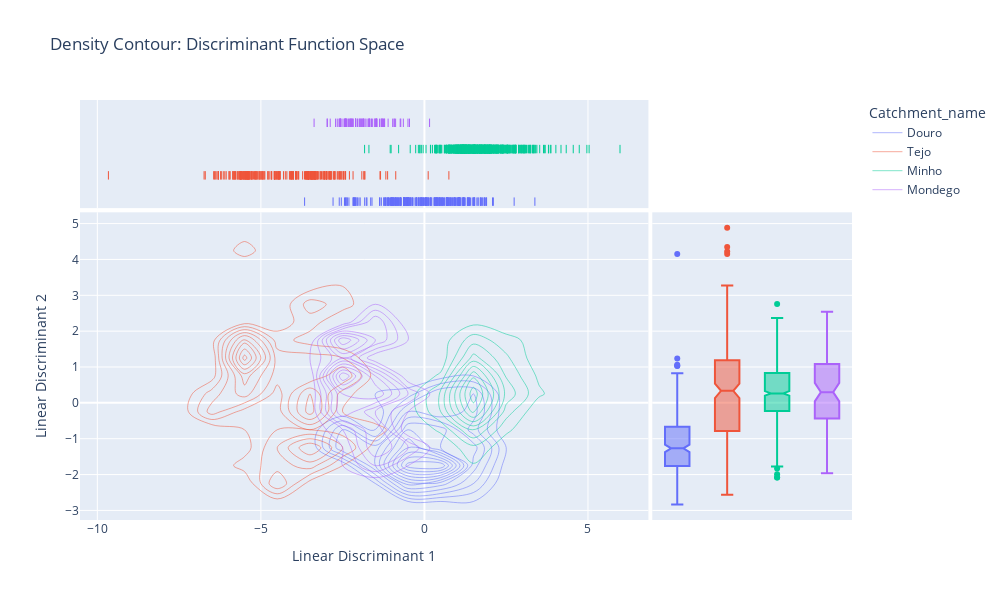

This figure's notebook cell:
### Markdown cell above
##### based on the exemples given by the professor

### Code cell
fig_density_contour = px.density_contour(
    lda_df, 
    x='LD1', 
    y='LD2', 
    color='Catchment_name', 
    title='Density Contour: Discriminant Function Space',
    labels={'LD1': 'Linear Discriminant 1', 'LD2': 'Linear Discriminant 2'},
    width=1000, 
    height=600,
    marginal_y='box', 
    marginal_x='rug'
)

fig_density_contour.show()

### Figure 1 — Plotly figure (JSON) as saved in the notebook; plotly's stock layout.template omitted (floating-point values rounded to 4 significant figures; data arrays with more than 128 entries replaced by an {"elided": "..."} marker saying what was removed)
{"data": [{"contours": {"coloring": "none"}, "hovertemplate": "Catchment_name=Douro<br>Linear Discriminant 1=%{x}<br>Linear Discriminant 2=%{y}<br>count=%{z}<extra></extra>", "legendgroup": "Douro", "line": {"color": "#636efa"}, "name": "Douro", "showlegend": true, "type": "histogram2dcontour", "x": {"elided": "272 float values"}, "xaxis": "x", "xbingroup": "x", "y": {"elided": "272 float values"}, "yaxis": "y", "ybingroup": "y"}, {"alignmentgroup": "True", "boxpoints": "all", "fillcolor": "rgba(255,255,255,0)", "hoveron": "points", "hovertemplate": "Catchment_name=Douro<br>Linear Discriminant 1=%{x}<extra></extra>", "jitter": 0, "legendgroup": "Douro", "line": {"color": "rgba(255,255,255,0)"}, "marker": {"color": "#636efa", "symbol": "line-ns-open"}, "name": "Douro", "offsetgroup": "Douro", "showlegend": false, "type": "box", "x": {"elided": "272 float values"}, "xaxis": "x3", "yaxis": "y3"}, {"alignmentgroup": "True", "hovertemplate": "Catchment_name=Douro<br>Linear Discriminant 2=%{y}<extra></extra>", "legendgroup": "Douro", "line": {"color": "#636efa"}, "marker": {"color": "#636efa"}, "name": "Douro", "notched": true, "offsetgroup": "Douro", "showlegend": false, "type": "box", "xaxis": "x2", "y": {"elided": "272 float values"}, "yaxis": "y2"}, {"contours": {"coloring": "none"}, "hovertemplate": "Catchment_name=Tejo<br>Linear Discriminant 1=%{x}<br>Linear Discriminant 2=%{y}<br>count=%{z}<extra></extra>", "legendgroup": "Tejo", "line": {"color": "#EF553B"}, "name": "Tejo", "showlegend": true, "type": "histogram2dcontour", "x": {"elided": "235 float values"}, "xaxis": "x", "xbingroup": "x", "y": {"elided": "235 float values"}, "yaxis": "y", "ybingroup": "y"}, {"alignmentgroup": "True", "boxpoints": "all", "fillcolor": "rgba(255,255,255,0)", "hoveron": "points", "hovertemplate": "Catchment_name=Tejo<br>Linear Discriminant 1=%{x}<extra></extra>", "jitter": 0, "legendgroup": "Tejo", "line": {"color": "rgba(255,255,255,0)"}, "marker": {"color": "#EF553B", "symbol": "line-ns-open"}, "name": "Tejo", "offsetgroup": "Tejo", "showlegend": false, "type": "box", "x": {"elided": "235 float values"}, "xaxis": "x3", "yaxis": "y3"}, {"alignmentgroup": "True", "hovertemplate": "Catchment_name=Tejo<br>Linear Discriminant 2=%{y}<extra></extra>", "legendgroup": "Tejo", "line": {"color": "#EF553B"}, "marker": {"color": "#EF553B"}, "name": "Tejo", "notched": true, "offsetgroup": "Tejo", "showlegend": false, "type": "box", "xaxis": "x2", "y": {"elided": "235 float values"}, "yaxis": "y2"}, {"contours": {"coloring": "none"}, "hovertemplate": "Catchment_name=Minho<br>Linear Discriminant 1=%{x}<br>Linear Discriminant 2=%{y}<br>count=%{z}<extra></extra>", "legendgroup": "Minho", "line": {"color": "#00cc96"}, "name": "Minho", "showlegend": true, "type": "histogram2dcontour", "x": {"elided": "699 float values"}, "xaxis": "x", "xbingroup": "x", "y": {"elided": "699 float values"}, "yaxis": "y", "ybingroup": "y"}, {"alignmentgroup": "True", "boxpoints": "all", "fillcolor": "rgba(255,255,255,0)", "hoveron": "points", "hovertemplate": "Catchment_name=Minho<br>Linear Discriminant 1=%{x}<extra></extra>", "jitter": 0, "legendgroup": "Minho", "line": {"color": "rgba(255,255,255,0)"}, "marker": {"color": "#00cc96", "symbol": "line-ns-open"}, "name": "Minho", "offsetgroup": "Minho", "showlegend": false, "type": "box", "x": {"elided": "699 float values"}, "xaxis": "x3", "yaxis": "y3"}, {"alignmentgroup": "True", "hovertemplate": "Catchment_name=Minho<br>Linear Discriminant 2=%{y}<extra></extra>", "legendgroup": "Minho", "line": {"color": "#00cc96"}, "marker": {"color": "#00cc96"}, "name": "Minho", "notched": true, "offsetgroup": "Minho", "showlegend": false, "type": "box", "xaxis": "x2", "y": {"elided": "699 float values"}, "yaxis": "y2"}, {"contours": {"coloring": "none"}, "hovertemplate": "Catchment_name=Mondego<br>Linear Discriminant 1=%{x}<br>Linear Discriminant 2=%{y}<br>count=%{z}<extra></extra>", "legendgroup": "Mondego", "line": {"color": "#ab63fa"}, "name": "Mondego", "showlegend": true, "type": "histogram2dcontour", "x": [-2.717, -1.683, -1.583, -2.093, -1.931, -1.682, -0.881, -1.226, -2.399, -1.978, -1.449, -1.821, -2.88, -2.572, -2.365, -1.511, -2.282, -2.438, -2.224, -2.387, -2.415, -2.968, -1.374, -1.326, -1.634, -2.665, -2.585, -0.6448, -1.302, 0.1573, -0.927, -2.106, -1.507, -1.478, -1.249, -2.439, -1.687, -1.862, -2.195, -2.393, -0.7403, -2.301, -1.514, -1.702, -1.975, -2.108, -2.042, -3.373, -1.785, -1.3, -1.88, -2.611, -2.324, -2.577, -0.9705, -2.213, -2.489, -2.036, -2.586, -2.975, -2.107, -1.861, -1.272, -0.9212, -1.29, -1.216, -2.549, -2.256, -1.468, -2.561, -2.255, -0.7224, -1.468, -2.241, -0.4563, -1.11, -2.416, -1.458, -2.418, -1.884, -1.726, -0.503, -1.961, -2.175, -1.916, -1.617], "xaxis": "x", "xbingroup": "x", "y": [-0.1279, 0.2755, -0.8104, -1.529, -1.209, -1.279, -1.482, -1.537, 1.859, 1.657, 1.942, 1.573, 0.7425, 0.2742, 1.899, 0.7257, 1.556, 1.773, 1.804, 1.509, 0.6273, 1.085, 0.08811, 0.1447, -0.5263, 0.4566, -0.6101, 1.873, 0.8665, 0.587, -1.961, -1.114, -0.7227, -0.8021, 0.09595, 0.76, 1.814, 0.8297, 1.247, 0.7799, 0.2259, 0.9837, 2.543, 2.469, 2.301, 1.599, 1.087, 1.43, 0.04836, -1.053, -1.199, -0.3777, 0.2276, 0.1898, -1.172, -0.318, 1.059, 0.5859, 0.9477, 0.8477, 0.1578, -0.1651, -1.221, -1.123, -1.509, -1.646, 0.4094, -0.1109, -0.03052, 0.8365, 0.5725, 0.4732, -0.03052, -0.4332, 0.323, 0.8197, -0.8054, -0.7464, -0.3731, 0.07425, 0.1449, -0.004499, 0.5613, 1.995, 2.097, 2.298], "yaxis": "y", "ybingroup": "y"}, {"alignmentgroup": "True", "boxpoints": "all", "fillcolor": "rgba(255,255,255,0)", "hoveron": "points", "hovertemplate": "Catchment_name=Mondego<br>Linear Discriminant 1=%{x}<extra></extra>", "jitter": 0, "legendgroup": "Mondego", "line": {"color": "rgba(255,255,255,0)"}, "marker": {"color": "#ab63fa", "symbol": "line-ns-open"}, "name": "Mondego", "offsetgroup": "Mondego", "showlegend": false, "type": "box", "x": [-2.717, -1.683, -1.583, -2.093, -1.931, -1.682, -0.881, -1.226, -2.399, -1.978, -1.449, -1.821, -2.88, -2.572, -2.365, -1.511, -2.282, -2.438, -2.224, -2.387, -2.415, -2.968, -1.374, -1.326, -1.634, -2.665, -2.585, -0.6448, -1.302, 0.1573, -0.927, -2.106, -1.507, -1.478, -1.249, -2.439, -1.687, -1.862, -2.195, -2.393, -0.7403, -2.301, -1.514, -1.702, -1.975, -2.108, -2.042, -3.373, -1.785, -1.3, -1.88, -2.611, -2.324, -2.577, -0.9705, -2.213, -2.489, -2.036, -2.586, -2.975, -2.107, -1.861, -1.272, -0.9212, -1.29, -1.216, -2.549, -2.256, -1.468, -2.561, -2.255, -0.7224, -1.468, -2.241, -0.4563, -1.11, -2.416, -1.458, -2.418, -1.884, -1.726, -0.503, -1.961, -2.175, -1.916, -1.617], "xaxis": "x3", "yaxis": "y3"}, {"alignmentgroup": "True", "hovertemplate": "Catchment_name=Mondego<br>Linear Discriminant 2=%{y}<extra></extra>", "legendgroup": "Mondego", "line": {"color": "#ab63fa"}, "marker": {"color": "#ab63fa"}, "name": "Mondego", "notched": true, "offsetgroup": "Mondego", "showlegend": false, "type": "box", "xaxis": "x2", "y": [-0.1279, 0.2755, -0.8104, -1.529, -1.209, -1.279, -1.482, -1.537, 1.859, 1.657, 1.942, 1.573, 0.7425, 0.2742, 1.899, 0.7257, 1.556, 1.773, 1.804, 1.509, 0.6273, 1.085, 0.08811, 0.1447, -0.5263, 0.4566, -0.6101, 1.873, 0.8665, 0.587, -1.961, -1.114, -0.7227, -0.8021, 0.09595, 0.76, 1.814, 0.8297, 1.247, 0.7799, 0.2259, 0.9837, 2.543, 2.469, 2.301, 1.599, 1.087, 1.43, 0.04836, -1.053, -1.199, -0.3777, 0.2276, 0.1898, -1.172, -0.318, 1.059, 0.5859, 0.9477, 0.8477, 0.1578, -0.1651, -1.221, -1.123, -1.509, -1.646, 0.4094, -0.1109, -0.03052, 0.8365, 0.5725, 0.4732, -0.03052, -0.4332, 0.323, 0.8197, -0.8054, -0.7464, -0.3731, 0.07425, 0.1449, -0.004499, 0.5613, 1.995, 2.097, 2.298], "yaxis": "y2"}], "layout": {"height": 600, "legend": {"title": {"text": "Catchment_name"}, "tracegroupgap": 0}, "title": {"text": "Density Contour: Discriminant Function Space"}, "width": 1000, "xaxis": {"anchor": "y", "domain": [0, 0.7363], "title": {"text": "Linear Discriminant 1"}}, "xaxis2": {"anchor": "y2", "domain": [0.7413, 1], "matches": "x2", "showgrid": false, "showline": false, "showticklabels": false, "ticks": ""}, "xaxis3": {"anchor": "y3", "domain": [0, 0.7363], "matches": "x", "showgrid": true, "showticklabels": false}, "xaxis4": {"anchor": "y4", "domain": [0.7413, 1], "matches": "x2", "showgrid": false, "showline": false, "showticklabels": false, "ticks": ""}, "yaxis": {"anchor": "x", "domain": [0, 0.7326], "title": {"text": "Linear Discriminant 2"}}, "yaxis2": {"anchor": "x2", "domain": [0, 0.7326], "matches": "y", "showgrid": true, "showticklabels": false}, "yaxis3": {"anchor": "x3", "domain": [0.7426, 1], "matches": "y3", "showgrid": false, "showline": false, "showticklabels": false, "ticks": ""}, "yaxis4": {"anchor": "x4", "domain": [0.7426, 1], "matches": "y3", "showgrid": true, "showline": false, "showticklabels": false, "ticks": ""}}}
